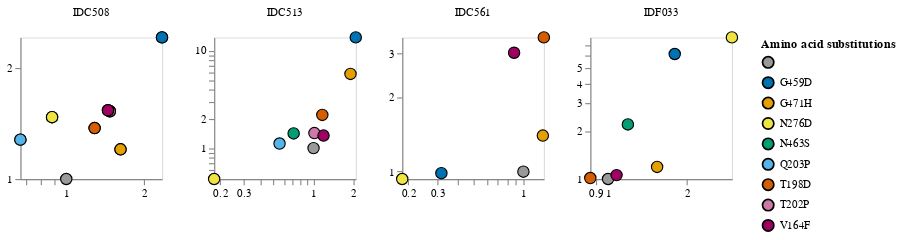

The notebook cell saved with this chart:
### Code cell
# figure for paper 
figure_palette = ['#999999', '#0072B2',  '#E69F00', '#F0E442', '#009E73','#56B4E9', "#D55E00", "#CC79A7", '#9F0162'] 


plot_data = fold_changes.query("frac_models>=.5").query('antibody not in ["PGT151", "1-18", "3BNC117"]')
plot_data = plot_data[~plot_data['aa_substitutions'].str.contains(" ")]

for antibody in plot_data['antibody'].unique(): 
    antibody_df = plot_data.query("frac_models>=.5").query("antibody==@antibody")

    print(f"{antibody}:")
    slope, intercept, r_value, p_value, std_err = stats.linregress(
        antibody_df["predicted_fold_change"].astype(float),
        antibody_df["measured_fold_change"].astype(float))
    print(f"Predicted fold change correlation (R): {round(r_value,3)}")

fold_change_chart = (
    alt.Chart(plot_data.query("frac_models>=.5"))
    .encode(
        x=alt.X(
            "measured_fold_change",
            title=None,
            scale=alt.Scale(type="log", nice=False),
            axis=alt.Axis(tickCount=3),
        ),
        y=alt.Y(
            "predicted_fold_change",
            title=None,
            scale=alt.Scale(type="log", nice=False),
            axis=alt.Axis(tickCount=4),
        ),
        facet=alt.Facet("antibody", columns=4, title=None),
        color=alt.Color("aa_substitutions", 
                        title="Amino acid substitutions", 
                        scale=alt.Scale(range=figure_palette)),
        tooltip=[
            alt.Tooltip(c, format=".3g") if plot_data[c].dtype == float
            else c
            for c in plot_data.columns.tolist()
        ],
    )
    .mark_circle(filled=True, size=100, opacity=1, stroke='black', strokeWidth=1)
    .configure_axis(grid=False)
    .resolve_scale(y="independent", x="independent")
    .properties(width=125, height=125)
)
fold_change_chart

### Figure 1 — Vega-Lite specification as saved in the notebook (floating-point values rounded to 4 significant figures)
{"config": {"view": {"continuousWidth": 300, "continuousHeight": 300}, "axis": {"grid": false}}, "data": {"name": "data-5d917f37592523a99c278a048525cb7c"}, "mark": {"type": "circle", "filled": true, "opacity": 1, "size": 100, "stroke": "black", "strokeWidth": 1}, "encoding": {"color": {"field": "aa_substitutions", "scale": {"range": ["#999999", "#0072B2", "#E69F00", "#F0E442", "#009E73", "#56B4E9", "#D55E00", "#CC79A7", "#9F0162"]}, "title": "Amino acid substitutions", "type": "nominal"}, "facet": {"columns": 4, "field": "antibody", "title": null, "type": "nominal"}, "tooltip": [{"field": "antibody", "type": "nominal"}, {"field": "aa_substitutions", "type": "nominal"}, {"field": "measured IC80 mutant", "format": ".3g", "type": "quantitative"}, {"field": "MAP_fold_enrichment", "type": "nominal"}, {"field": "predicted IC80 mutant", "format": ".3g", "type": "quantitative"}, {"field": "max % neutralization", "type": "quantitative"}, {"field": "times_seen", "format": ".3g", "type": "quantitative"}, {"field": "frac_models", "format": ".3g", "type": "quantitative"}, {"field": "n_models", "type": "quantitative"}, {"field": "measured IC80 unmutated", "format": ".3g", "type": "quantitative"}, {"field": "predicted IC80 unmutated", "format": ".3g", "type": "quantitative"}, {"field": "measured_fold_change", "format": ".3g", "type": "quantitative"}, {"field": "predicted_fold_change", "format": ".3g", "type": "quantitative"}], "x": {"axis": {"tickCount": 3}, "field": "measured_fold_change", "scale": {"nice": false, "type": "log"}, "title": null, "type": "quantitative"}, "y": {"axis": {"tickCount": 4}, "field": "predicted_fold_change", "scale": {"nice": false, "type": "log"}, "title": null, "type": "quantitative"}}, "height": 125, "resolve": {"scale": {"x": "independent", "y": "independent"}}, "width": 125, "$schema": "https://vega.github.io/schema/vega-lite/v5.2.0.json", "datasets": {"data-5d917f37592523a99c278a048525cb7c": [{"antibody": "IDC508", "aa_substitutions": "", "measured IC80 mutant": 0.07265, "MAP_fold_enrichment": "", "predicted IC80 mutant": 0.7736, "max % neutralization": 100, "times_seen": null, "frac_models": 1.0, "n_models": 2, "measured IC80 unmutated": 0.07265, "predicted IC80 unmutated": 0.7736, "measured_fold_change": 1.0, "predicted_fold_change": 1.0}, {"antibody": "IDC508", "aa_substitutions": "G459D", "measured IC80 mutant": 0.1704, "MAP_fold_enrichment": "", "predicted IC80 mutant": 1.867, "max % neutralization": 100, "times_seen": 8.5, "frac_models": 1.0, "n_models": 2, "measured IC80 unmutated": 0.07265, "predicted IC80 unmutated": 0.7736, "measured_fold_change": 2.346, "predicted_fold_change": 2.413}, {"antibody": "IDC508", "aa_substitutions": "G459D", "measured IC80 mutant": 0.1704, "MAP_fold_enrichment": "", "predicted IC80 mutant": 1.867, "max % neutralization": 100, "times_seen": 8.5, "frac_models": 1.0, "n_models": 2, "measured IC80 unmutated": 0.07265, "predicted IC80 unmutated": 0.7736, "measured_fold_change": 2.346, "predicted_fold_change": 2.413}, {"antibody": "IDC508", "aa_substitutions": "G471H", "measured IC80 mutant": 0.1178, "MAP_fold_enrichment": "", "predicted IC80 mutant": 0.9305, "max % neutralization": 100, "times_seen": 8.0, "frac_models": 1.0, "n_models": 2, "measured IC80 unmutated": 0.07265, "predicted IC80 unmutated": 0.7736, "measured_fold_change": 1.621, "predicted_fold_change": 1.203}, {"antibody": "IDC508", "aa_substitutions": "G471H", "measured IC80 mutant": 0.1178, "MAP_fold_enrichment": "", "predicted IC80 mutant": 0.9305, "max % neutralization": 100, "times_seen": 8.0, "frac_models": 1.0, "n_models": 2, "measured IC80 unmutated": 0.07265, "predicted IC80 unmutated": 0.7736, "measured_fold_change": 1.621, "predicted_fold_change": 1.203}, {"antibody": "IDC508", "aa_substitutions": "N276D", "measured IC80 mutant": 0.06403, "MAP_fold_enrichment": "", "predicted IC80 mutant": 1.136, "max % neutralization": 100, "times_seen": 6.0, "frac_models": 1.0, "n_models": 2, "measured IC80 unmutated": 0.07265, "predicted IC80 unmutated": 0.7736, "measured_fold_change": 0.8814, "predicted_fold_change": 1.469}, {"antibody": "IDC508", "aa_substitutions": "N276D", "measured IC80 mutant": 0.06403, "MAP_fold_enrichment": "", "predicted IC80 mutant": 1.136, "max % neutralization": 100, "times_seen": 6.0, "frac_models": 1.0, "n_models": 2, "measured IC80 unmutated": 0.07265, "predicted IC80 unmutated": 0.7736, "measured_fold_change": 0.8814, "predicted_fold_change": 1.469}, {"antibody": "IDC508", "aa_substitutions": "Q203P", "measured IC80 mutant": 0.04829, "MAP_fold_enrichment": "", "predicted IC80 mutant": 0.9882, "max % neutralization": 100, "times_seen": 3.5, "frac_models": 1.0, "n_models": 2, "measured IC80 unmutated": 0.07265, "predicted IC80 unmutated": 0.7736, "measured_fold_change": 0.6647, "predicted_fold_change": 1.278}, {"antibody": "IDC508", "aa_substitutions": "Q203P", "measured IC80 mutant": 0.04829, "MAP_fold_enrichment": "", "predicted IC80 mutant": 0.9882, "max % neutralization": 100, "times_seen": 3.5, "frac_models": 1.0, "n_models": 2, "measured IC80 unmutated": 0.07265, "predicted IC80 unmutated": 0.7736, "measured_fold_change": 0.6647, "predicted_fold_change": 1.278}, {"antibody": "IDC508", "aa_substitutions": "T198D", "measured IC80 mutant": 0.09352, "MAP_fold_enrichment": "", "predicted IC80 mutant": 1.062, "max % neutralization": 100, "times_seen": 6.0, "frac_models": 1.0, "n_models": 2, "measured IC80 unmutated": 0.07265, "predicted IC80 unmutated": 0.7736, "measured_fold_change": 1.287, "predicted_fold_change": 1.373}, {"antibody": "IDC508", "aa_substitutions": "T198D", "measured IC80 mutant": 0.09352, "MAP_fold_enrichment": "", "predicted IC80 mutant": 1.062, "max % neutralization": 100, "times_seen": 6.0, "frac_models": 1.0, "n_models": 2, "measured IC80 unmutated": 0.07265, "predicted IC80 unmutated": 0.7736, "measured_fold_change": 1.287, "predicted_fold_change": 1.373}, {"antibody": "IDC508", "aa_substitutions": "T202P", "measured IC80 mutant": 0.1071, "MAP_fold_enrichment": "", "predicted IC80 mutant": 1.179, "max % neutralization": 100, "times_seen": 9.5, "frac_models": 1.0, "n_models": 2, "measured IC80 unmutated": 0.07265, "predicted IC80 unmutated": 0.7736, "measured_fold_change": 1.474, "predicted_fold_change": 1.524}, {"antibody": "IDC508", "aa_substitutions": "T202P", "measured IC80 mutant": 0.1071, "MAP_fold_enrichment": "", "predicted IC80 mutant": 1.179, "max % neutralization": 100, "times_seen": 9.5, "frac_models": 1.0, "n_models": 2, "measured IC80 unmutated": 0.07265, "predicted IC80 unmutated": 0.7736, "measured_fold_change": 1.474, "predicted_fold_change": 1.524}, {"antibody": "IDC508", "aa_substitutions": "V164F", "measured IC80 mutant": 0.1053, "MAP_fold_enrichment": "", "predicted IC80 mutant": 1.186, "max % neutralization": 100, "times_seen": 3.5, "frac_models": 1.0, "n_models": 2, "measured IC80 unmutated": 0.07265, "predicted IC80 unmutated": 0.7736, "measured_fold_change": 1.45, "predicted_fold_change": 1.534}, {"antibody": "IDC508", "aa_substitutions": "V164F", "measured IC80 mutant": 0.1053, "MAP_fold_enrichment": "", "predicted IC80 mutant": 1.186, "max % neutralization": 100, "times_seen": 3.5, "frac_models": 1.0, "n_models": 2, "measured IC80 unmutated": 0.07265, "predicted IC80 unmutated": 0.7736, "measured_fold_change": 1.45, "predicted_fold_change": 1.534}, {"antibody": "IDC513", "aa_substitutions": "", "measured IC80 mutant": 0.8162, "MAP_fold_enrichment": "", "predicted IC80 mutant": 3.616, "max % neutralization": 100, "times_seen": null, "frac_models": 1.0, "n_models": 2, "measured IC80 unmutated": 0.8162, "predicted IC80 unmutated": 3.616, "measured_fold_change": 1.0, "predicted_fold_change": 1.0}, {"antibody": "IDC513", "aa_substitutions": "G459D", "measured IC80 mutant": 1.691, "MAP_fold_enrichment": "", "predicted IC80 mutant": 49.25, "max % neutralization": 100, "times_seen": 8.0, "frac_models": 1.0, "n_models": 2, "measured IC80 unmutated": 0.8162, "predicted IC80 unmutated": 3.616, "measured_fold_change": 2.072, "predicted_fold_change": 13.62}, {"antibody": "IDC513", "aa_substitutions": "G471H", "measured IC80 mutant": 1.544, "MAP_fold_enrichment": "", "predicted IC80 mutant": 20.8, "max % neutralization": 100, "times_seen": 7.0, "frac_models": 1.0, "n_models": 2, "measured IC80 unmutated": 0.8162, "predicted IC80 unmutated": 3.616, "measured_fold_change": 1.892, "predicted_fold_change": 5.751}, {"antibody": "IDC513", "aa_substitutions": "N276D", "measured IC80 mutant": 0.1469, "MAP_fold_enrichment": "", "predicted IC80 mutant": 1.745, "max % neutralization": 100, "times_seen": 6.0, "frac_models": 1.0, "n_models": 2, "measured IC80 unmutated": 0.8162, "predicted IC80 unmutated": 3.616, "measured_fold_change": 0.1799, "predicted_fold_change": 0.4826}, {"antibody": "IDC513", "aa_substitutions": "N463S", "measured IC80 mutant": 0.5791, "MAP_fold_enrichment": "", "predicted IC80 mutant": 5.112, "max % neutralization": 100, "times_seen": 3.0, "frac_models": 1.0, "n_models": 2, "measured IC80 unmutated": 0.8162, "predicted IC80 unmutated": 3.616, "measured_fold_change": 0.7095, "predicted_fold_change": 1.414}, {"antibody": "IDC513", "aa_substitutions": "Q203P", "measured IC80 mutant": 0.4541, "MAP_fold_enrichment": "", "predicted IC80 mutant": 4.029, "max % neutralization": 100, "times_seen": 4.0, "frac_models": 1.0, "n_models": 2, "measured IC80 unmutated": 0.8162, "predicted IC80 unmutated": 3.616, "measured_fold_change": 0.5564, "predicted_fold_change": 1.114}, {"antibody": "IDC513", "aa_substitutions": "T198D", "measured IC80 mutant": 0.9497, "MAP_fold_enrichment": "", "predicted IC80 mutant": 7.906, "max % neutralization": 100, "times_seen": 6.5, "frac_models": 1.0, "n_models": 2, "measured IC80 unmutated": 0.8162, "predicted IC80 unmutated": 3.616, "measured_fold_change": 1.164, "predicted_fold_change": 2.187}, {"antibody": "IDC513", "aa_substitutions": "T202P", "measured IC80 mutant": 0.8286, "MAP_fold_enrichment": "", "predicted IC80 mutant": 5.161, "max % neutralization": 100, "times_seen": 8.5, "frac_models": 1.0, "n_models": 2, "measured IC80 unmutated": 0.8162, "predicted IC80 unmutated": 3.616, "measured_fold_change": 1.015, "predicted_fold_change": 1.427}, {"antibody": "IDC513", "aa_substitutions": "V164F", "measured IC80 mutant": 0.9698, "MAP_fold_enrichment": "", "predicted IC80 mutant": 4.86, "max % neutralization": 100, "times_seen": 4.0, "frac_models": 1.0, "n_models": 2, "measured IC80 unmutated": 0.8162, "predicted IC80 unmutated": 3.616, "measured_fold_change": 1.188, "predicted_fold_change": 1.344}, {"antibody": "IDC561", "aa_substitutions": "", "measured IC80 mutant": 0.1531, "MAP_fold_enrichment": "", "predicted IC80 mutant": 0.3329, "max % neutralization": 100, "times_seen": null, "frac_models": 1.0, "n_models": 3, "measured IC80 unmutated": 0.1531, "predicted IC80 unmutated": 0.3329, "measured_fold_change": 1.0, "predicted_fold_change": 1.0}, {"antibody": "IDC561", "aa_substitutions": "G459D", "measured IC80 mutant": 0.04859, "MAP_fold_enrichment": "", "predicted IC80 mutant": 0.3282, "max % neutralization": 100, "times_seen": 8.0, "frac_models": 1.0, "n_models": 3, "measured IC80 unmutated": 0.1531, "predicted IC80 unmutated": 0.3329, "measured_fold_change": 0.3175, "predicted_fold_change": 0.9858}, {"antibody": "IDC561", "aa_substitutions": "G471H", "measured IC80 mutant": 0.201, "MAP_fold_enrichment": "", "predicted IC80 mutant": 0.4661, "max % neutralization": 100, "times_seen": 7.667, "frac_models": 1.0, "n_models": 3, "measured IC80 unmutated": 0.1531, "predicted IC80 unmutated": 0.3329, "measured_fold_change": 1.313, "predicted_fold_change": 1.4}, {"antibody": "IDC561", "aa_substitutions": "N276D", "measured IC80 mutant": 0.02809, "MAP_fold_enrichment": "", "predicted IC80 mutant": 0.3108, "max % neutralization": 100, "times_seen": 5.667, "frac_models": 1.0, "n_models": 3, "measured IC80 unmutated": 0.1531, "predicted IC80 unmutated": 0.3329, "measured_fold_change": 0.1835, "predicted_fold_change": 0.9337}, {"antibody": "IDC561", "aa_substitutions": "T198D", "measured IC80 mutant": 0.2038, "MAP_fold_enrichment": "", "predicted IC80 mutant": 1.163, "max % neutralization": 100, "times_seen": 4.667, "frac_models": 1.0, "n_models": 3, "measured IC80 unmutated": 0.1531, "predicted IC80 unmutated": 0.3329, "measured_fold_change": 1.331, "predicted_fold_change": 3.494}, {"antibody": "IDC561", "aa_substitutions": "V164F", "measured IC80 mutant": 0.1344, "MAP_fold_enrichment": "", "predicted IC80 mutant": 1.008, "max % neutralization": 100, "times_seen": 4.0, "frac_models": 1.0, "n_models": 3, "measured IC80 unmutated": 0.1531, "predicted IC80 unmutated": 0.3329, "measured_fold_change": 0.878, "predicted_fold_change": 3.029}, {"antibody": "IDF033", "aa_substitutions": "", "measured IC80 mutant": 0.1346, "MAP_fold_enrichment": "", "predicted IC80 mutant": 0.6368, "max % neutralization": 100, "times_seen": null, "frac_models": 1.0, "n_models": 2, "measured IC80 unmutated": 0.1346, "predicted IC80 unmutated": 0.6368, "measured_fold_change": 1.0, "predicted_fold_change": 1.0}, {"antibody": "IDF033", "aa_substitutions": "G459D", "measured IC80 mutant": 0.2419, "MAP_fold_enrichment": "", "predicted IC80 mutant": 3.92, "max % neutralization": 100, "times_seen": 8.5, "frac_models": 1.0, "n_models": 2, "measured IC80 unmutated": 0.1346, "predicted IC80 unmutated": 0.6368, "measured_fold_change": 1.797, "predicted_fold_change": 6.156}, {"antibody": "IDF033", "aa_substitutions": "G471H", "measured IC80 mutant": 0.2072, "MAP_fold_enrichment": "", "predicted IC80 mutant": 0.7592, "max % neutralization": 100, "times_seen": 8.0, "frac_models": 1.0, "n_models": 2, "measured IC80 unmutated": 0.1346, "predicted IC80 unmutated": 0.6368, "measured_fold_change": 1.539, "predicted_fold_change": 1.192}, {"antibody": "IDF033", "aa_substitutions": "N276D", "measured IC80 mutant": 0.4, "MAP_fold_enrichment": "", "predicted IC80 mutant": 4.992, "max % neutralization": 100, "times_seen": 6.0, "frac_models": 1.0, "n_models": 2, "measured IC80 unmutated": 0.1346, "predicted IC80 unmutated": 0.6368, "measured_fold_change": 2.972, "predicted_fold_change": 7.84}, {"antibody": "IDF033", "aa_substitutions": "N463S", "measured IC80 mutant": 0.1603, "MAP_fold_enrichment": "", "predicted IC80 mutant": 1.408, "max % neutralization": 100, "times_seen": 3.0, "frac_models": 1.0, "n_models": 2, "measured IC80 unmutated": 0.1346, "predicted IC80 unmutated": 0.6368, "measured_fold_change": 1.191, "predicted_fold_change": 2.211}, {"antibody": "IDF033", "aa_substitutions": "T198D", "measured IC80 mutant": 0.1152, "MAP_fold_enrichment": "", "predicted IC80 mutant": 0.646, "max % neutralization": 100, "times_seen": 6.0, "frac_models": 1.0, "n_models": 2, "measured IC80 unmutated": 0.1346, "predicted IC80 unmutated": 0.6368, "measured_fold_change": 0.8555, "predicted_fold_change": 1.014}, {"antibody": "IDF033", "aa_substitutions": "V164F", "measured IC80 mutant": 0.1451, "MAP_fold_enrichment": "", "predicted IC80 mutant": 0.674, "max % neutralization": 100, "times_seen": 3.5, "frac_models": 1.0, "n_models": 2, "measured IC80 unmutated": 0.1346, "predicted IC80 unmutated": 0.6368, "measured_fold_change": 1.078, "predicted_fold_change": 1.058}]}}
